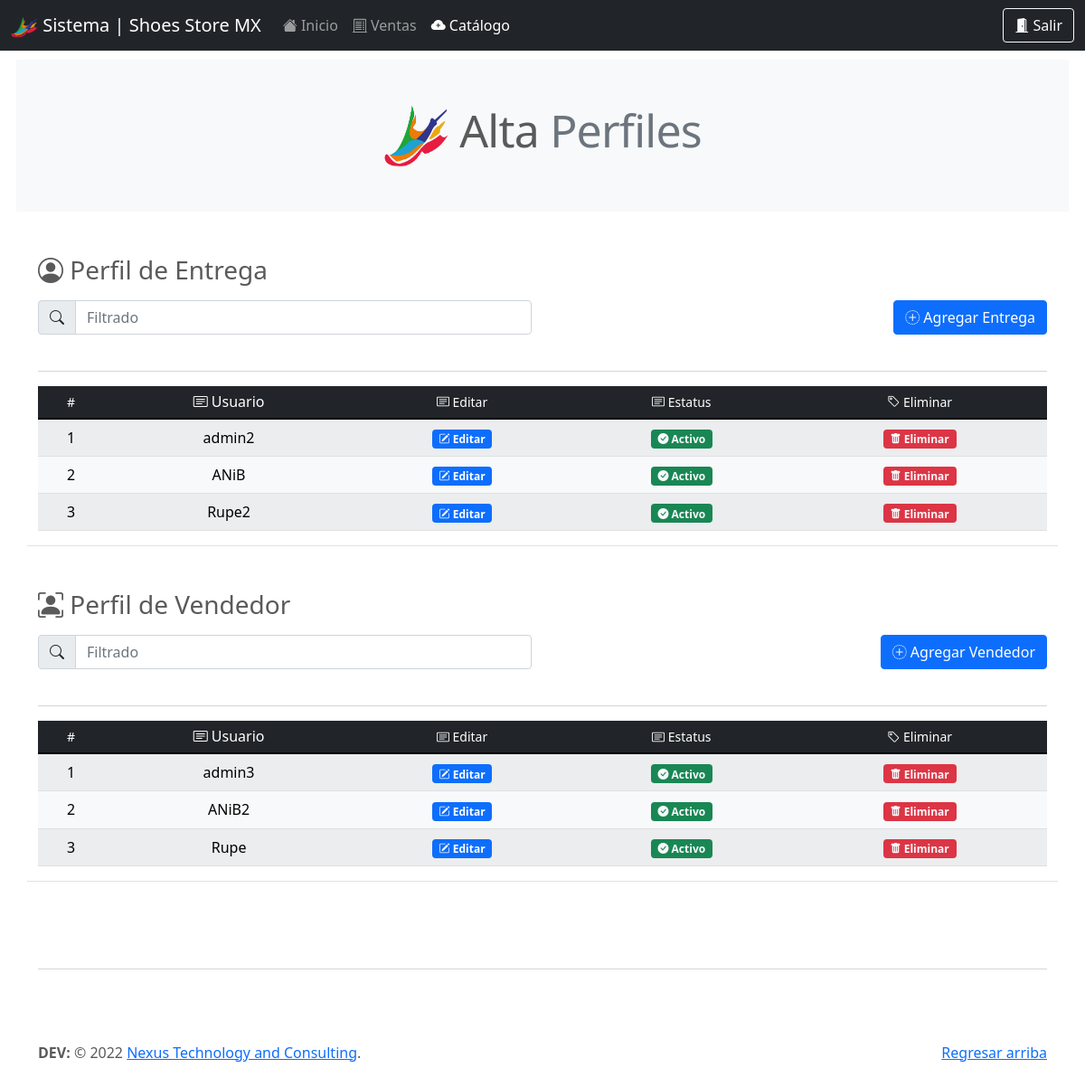
Screenshot of /be_/alta_perfiles.php (signed in) with the database file from the repository.
### tables this page shows
CREATE TABLE `usr` (
  `id` int(11) NOT NULL,
  `usr` varchar(30) NOT NULL,
  `pwd` varchar(50) NOT NULL,
  `nombre` varchar(45) NOT NULL,
  `perfil` int(11) NOT NULL,
  `status_e` int(11) NOT NULL
);

### query/query_vendedor.php (called while the page is built)
<?php
include('qconn/qc.php');
$sql_entrega = "SELECT * FROM usr WHERE perfil=2 ORDER BY status_e DESC";
$resultado_sql_entrega= $conn->query($sql_entrega);
$sql_vendedor = "SELECT * FROM usr WHERE perfil=3 ORDER BY status_e DESC";
$resultado_sql_vendedor= $conn->query($sql_vendedor);
?>

### be_/alta_perfiles.php (the view, shortened to what this page needs)
<!doctype html>
<html lang="en">
  <head>
    <link rel="stylesheet" href="https://cdn.jsdelivr.net/npm/bootstrap-icons@1.7.2/font/bootstrap-icons.css">
    <link href="../assets/dist/css/bootstrap.min.css" rel="stylesheet">
    <link href="../carousel.css" rel="stylesheet">
  </head>
  <body>
<header>
<nav class="navbar navbar-expand-md navbar-dark fixed-top bg-dark">
    <div class="container-fluid">
    <a class="navbar-brand" href="#"><img src="../assets/brand/img/logo_store_shoes_sin_fondo.png" alt="" width="30" height="24"> Sistema | Shoes Store MX</a>
      <div class="collapse navbar-collapse" id="navbarCollapse">
        <ul class="navbar-nav me-auto mb-2 mb-md-0">
          <li class="nav-item">
           <a class="nav-link" aria-current="page" href="dashboard.php"><i class="bi bi-house-fill"></i> Inicio</a>
          </li>
          <li class="nav-item">
            <a class="nav-link" href="venta_gral.php"><i class="bi bi-receipt-cutoff"></i> Ventas</a>
          </li>
          <li class="nav-item">
            <a class="nav-link active" href="catalogo.php"><i class="bi bi-cloud-plus-fill"></i> Catálogo</a>
          </li>
        </ul>
        <form class="d-flex">
          <a href="prcd/sort.php" class="btn btn-outline-light" type="submit"><i class="bi bi-door-open-fill"></i> Salir</a>
        </form>
      </div>
    </div>
  </nav>
</header>
<main>
<h2 class="mb-5 bg-light p-5 text-center featurette-heading" style="margin:18px;"><img src="../assets/brand/img/logo_store_shoes_sin_fondo.png" alt="" width="72" height="72"> Alta <span class="text-muted">Perfiles</span></h2>
<? include('../query/query_vendedor.php'); ?>
  <div class="container marketing mt-5 border-bottom">
  <div class="row">
  <p class="h3 mb-3"><i class="bi bi-person-circle"></i> Perfil de Entrega</p>
    <div class="col">
        <div class="input-group mb-4 w-100">
            <span class="input-group-text" id="basic-addon1"><i class="bi bi-search"></i></span>
            <input type="text" class="form-control" placeholder="Filtrado" aria-label="Filtrado" aria-describedby="basic-addon1" id="myInput">
        </div>
    </div>
    <div class="col">
        <div class="input-group mb-4 justify-content-end">
            <button class="btn btn-primary" data-bs-toggle="modal" data-bs-target="#agregarPerfilEntrega"><i class="bi bi-plus-circle-dotted"></i> Agregar Entrega</button>
        </div>
    </div>
  </div>
  <hr>
<div class="table-responsive">
<table class="table  table-light table-striped mb-3 table-hover align-middle">
      <thead class="text-center table-dark align-middle">
        <tr>
          <th scope="col" class="h6"><small>#</small></th>
          <th scope="col" class="h6"><small<i class="bi bi-card-text"></i> Usuario</small></th>
          <th scope="col" class="h6"><small><i class="bi bi-card-text"></i> Editar</small></th>
          <th scope="col" class="h6"><small><i class="bi bi-card-text"></i> Estatus</small></th>
          <th scope="col" class="h6"><small><i class="bi bi-tag"></i> Eliminar</small></th>
        </tr>
      </thead>
      <tbody id="myTable">
        <?php
        $x = 0;
          while($row_sql_entrega = $resultado_sql_entrega->fetch_assoc()){
            $x++;
            echo'<tr>';
            echo'<td class="text-center">'.$x.'</td>';
            echo'<td class="text-center">'.$row_sql_entrega['usr'].'</td>';
            echo'<td class="text-center"><a href="#" data-bs-toggle="modal" data-bs-target="#exampleModal'.$row_sql_entrega['id'].'"><span class="badge bg-primary"><i class="bi bi-pencil-square"></i> Editar</span></a></td>';
            if ($row_sql_entrega['status_e']==1){
              echo '<td class="text-center"><a href="#" data-bs-toggle="modal" data-bs-target="#actualizarStatusE'.$row_sql_entrega['id'].'"><span class="badge bg-success text-light"><i class="bi bi-check-circle-fill"></i> Activo</span></a></td>';
            }
            else{
              echo '<td class="text-center"><a href="#" data-bs-toggle="modal" data-bs-target="#actualizarStatusE'.$row_sql_entrega['id'].'"><span class="badge bg-danger text-light"><i class="bi bi-x-circle-fill"></i> Inactivo</span></a></td>';
            }
            echo'<td class="text-center"><a href="#" data-bs-toggle="modal" data-bs-target="#deleteArticulo'.$row_sql_entrega['id'].'"><span class="badge bg-danger text-light"><i class="bi bi-trash-fill"></i> Eliminar</span></a></td>';
            echo'</tr>';
          }
        ?>
      </tbody>
    </table>
    </div>
  </div>
  <div class="container marketing mt-5 border-bottom">
  <div class="row">
  <p class="h3 mb-3"><i class="bi bi-person-bounding-box"></i> Perfil de Vendedor</p>
    <div class="col">
        <div class="input-group mb-4 w-100">
            <span class="input-group-text" id="basic-addon1"><i class="bi bi-search"></i></span>
            <input type="text" class="form-control" placeholder="Filtrado" aria-label="Filtrado" aria-describedby="basic-addon1" id="myInput2">
        </div>
    </div>
    <div class="col">
        <div class="input-group mb-4 justify-content-end">
            <button class="btn btn-primary" data-bs-toggle="modal" data-bs-target="#agregarPerfilVendedor"><i class="bi bi-plus-circle-dotted"></i> Agregar Vendedor</button>
        </div>
    </div>
  </div>
  <hr>
<div class="table-responsive">
<table class="table  table-light table-striped mb-3 table-hover align-middle">
      <thead class="text-center table-dark align-middle">
        <tr>
          <th scope="col" class="h6"><small>#</small></th>
          <th scope="col" class="h6"><small<i class="bi bi-card-text"></i> Usuario</small></th>
          <th scope="col" class="h6"><small><i class="bi bi-card-text"></i> Editar</small></th>
          <th scope="col" class="h6"><small><i class="bi bi-card-text"></i> Estatus</small></th>
          <th scope="col" class="h6"><small><i class="bi bi-tag"></i> Eliminar</small></th>
        </tr>
      </thead>
      <tbody id="myTable2">
        <?php
        $x = 0;
          while($row_sql_vendedor = $resultado_sql_vendedor->fetch_assoc()){
            $x++;
            echo'<tr>';
            echo'<td class="text-center">'.$x.'</td>';
            echo'<td class="text-center">'.$row_sql_vendedor['usr'].'</td>';
            echo'<td class="text-center"><a href="#" data-bs-toggle="modal" data-bs-target="#exampleModal'.$row_sql_vendedor['id'].'"><span class="badge bg-primary"><i class="bi bi-pencil-square"></i> Editar</span></a></td>';
            if ($row_sql_vendedor['status_e']==1){
              echo '<td class="text-center"><a href="#" data-bs-toggle="modal" data-bs-target="#actualizarStatusV'.$row_sql_vendedor['id'].'"><span class="badge bg-success text-light"><i class="bi bi-check-circle-fill"></i> Activo</span></a></td>';
            }
            else{
              echo '<td class="text-center"><a href="#" data-bs-toggle="modal" data-bs-target="#actualizarStatusV'.$row_sql_vendedor['id'].'"><span class="badge bg-danger text-light"><i class="bi bi-x-circle-fill"></i> Inactivo</span></a></td>';
            }
            echo'<td class="text-center"><a href="#" data-bs-toggle="modal" data-bs-target="#deleteArticulo'.$row_sql_vendedor['id'].'"><span class="badge bg-danger text-light"><i class="bi bi-trash-fill"></i> Eliminar</span></a></td>';
            echo'</tr>';
          }
        ?>
      </tbody>
    </table>
    </div>
  </div>
  <footer class="footer mt-auto py-3">
    <div class="container">
      <hr class="featurette-divider">
      <p class="float-end"><a href="#">Regresar arriba</a></p>
    <p><strong>DEV:</strong> © 2022 <a href="https://direccioneszac.net/red_deploy/" target="_blank">Nexus Technology and Consulting</a>.</p>
    </div>
  </footer>
</main>
  </body>
</html>

### carousel.css (style rules this page uses)
body { padding-top: 3rem; padding-bottom: 3rem; color: #5a5a5a; }
.featurette-divider { margin: 5rem 0; }
.featurette-heading { font-weight: 300; line-height: 1; letter-spacing: -.05rem; }
@media (min-width: 40em) { .featurette-heading { font-size: 50px; } }
@media (min-width: 62em) { .featurette-heading { margin-top: 7rem; } }

### rows the page displays
usr: usr "admin2"
usr: usr "ANiB"
usr: usr "Rupe2"
usr: usr "admin3"
usr: usr "ANiB2"
usr: usr "Rupe"
